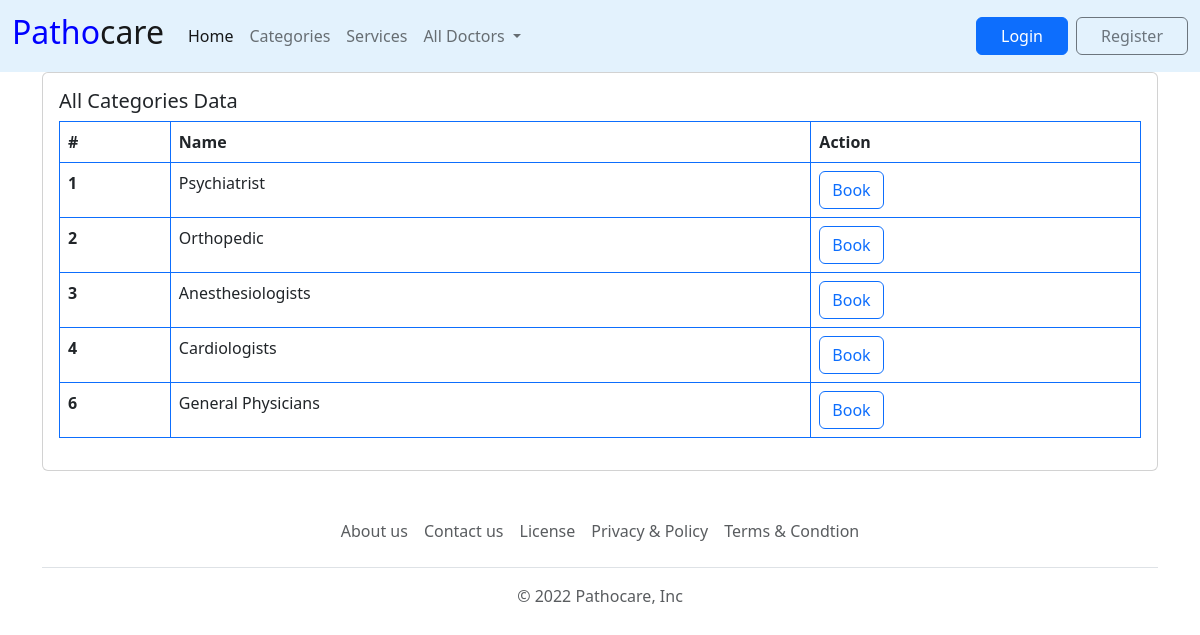
Page /pages/categories.php on the committed database.
### tables this page shows
CREATE TABLE `categories` (
  `id` int(10) NOT NULL,
  `name` varchar(250) NOT NULL
);

### connect.php (called while the page is built, shortened)
<?php
        $site_url="http://localhost/pathocare";
?>

### pages/categories.php (the view, shortened to what this page needs)
<!DOCTYPE html>
<html lang="en">
<head>
</head>
<body>
  <?php require_once('../header.php'); ?>
  <div class="container">
  <section class="section">
      <div class="row">
        <div class="col-lg-12">
          <div class="card">
            <div class="card-body">
              <h5 class="card-title">All Categories Data</h5>
              <table class="table table-bordered border-primary">
                <thead>
                  <tr>
                    <th scope="col">#</th>
                    <th scope="col">Name</th>
                    <th scope="col">Action</th>
                  </tr>
                </thead>
                <?php
            $sql="SELECT * FROM categories";
            $result_doctors=$connect->query($sql);
            if ($result_doctors->num_rows>0) {
              while($ru=$result_doctors->fetch_assoc()):
  ?>
                <tbody>
                  <tr>
                    <th scope="row"><?php echo $ru['id']; ?></th>
                    <td><?php echo $ru['name']; ?></td>
                    <td>
                      <form id="deleteForm" action="<?php echo $site_url; ?>/pages/doctors.php?data=<?php echo $ru['id']; ?>" method="POST"><input type="text" name="del_id" id="" value="<?php echo $ru['id']; ?>" hidden><button type="submit" name="delete" class="btn btn-outline-primary">Book</button></form>
                    </td>
                  </tr>
                </tbody>
                <?php endwhile; ?>
                <?php
                }else{
                 echo "No Data Found!";
                 } ?>
              </table>
            </div>
          </div>
        </div>
      </div>
    </section>
  </div>
   <?php require_once('../footer.php'); ?>
</body>
</html>

### rows in the picture
categories: id "1", name "Psychiatrist"
categories: id "2", name "Orthopedic"
categories: id "3", name "Anesthesiologists"
categories: id "4", name "Cardiologists"
categories: id "6", name "General Physicians"
